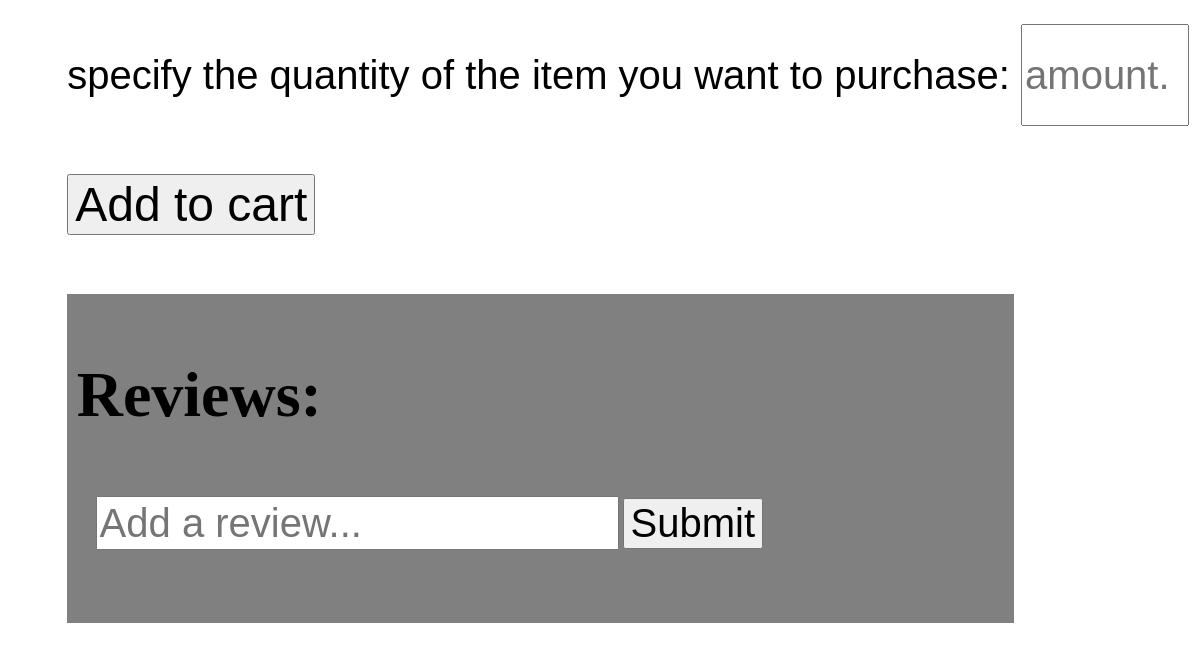
Before: /monde/1 (lower part) with the older database file.
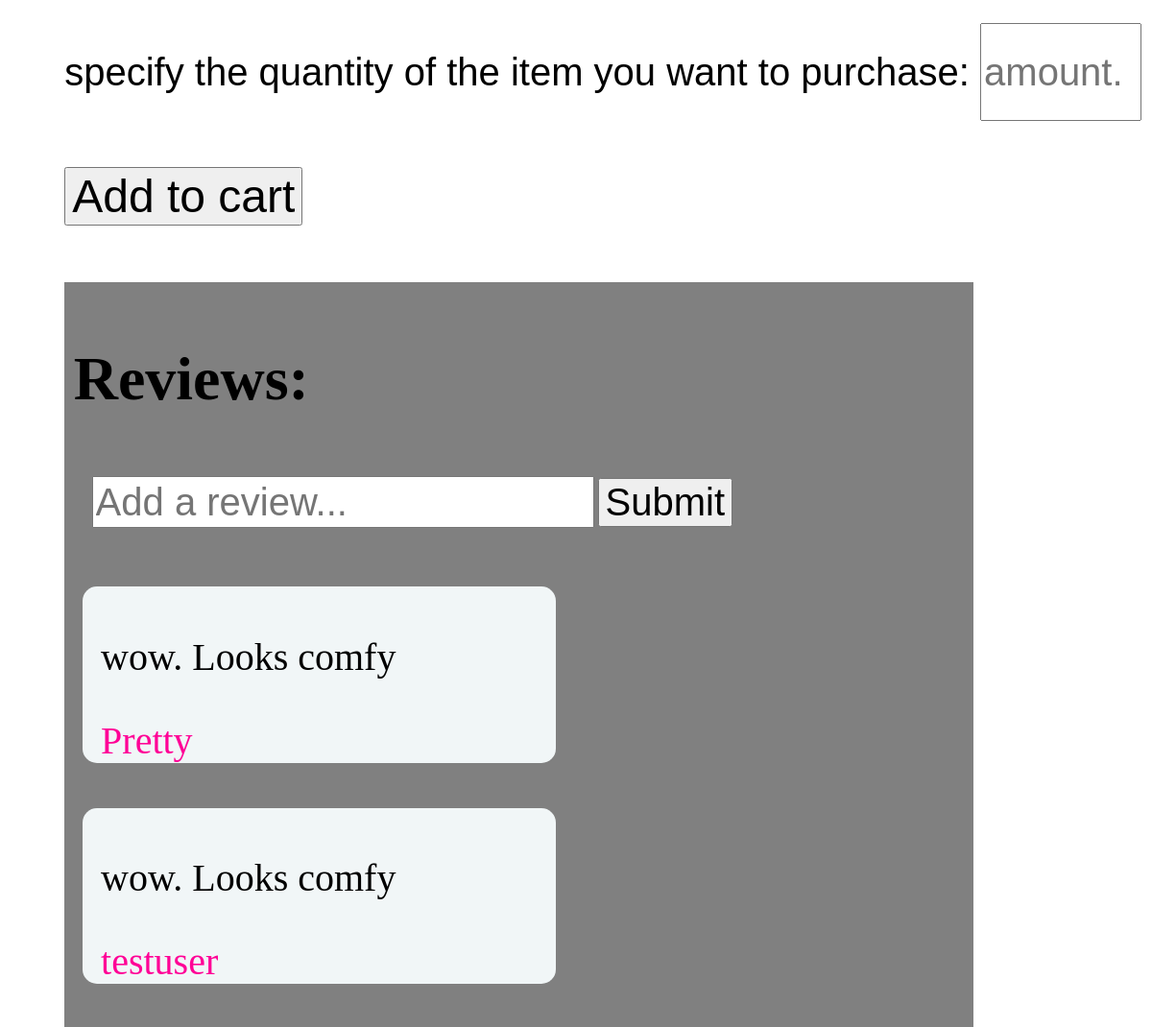
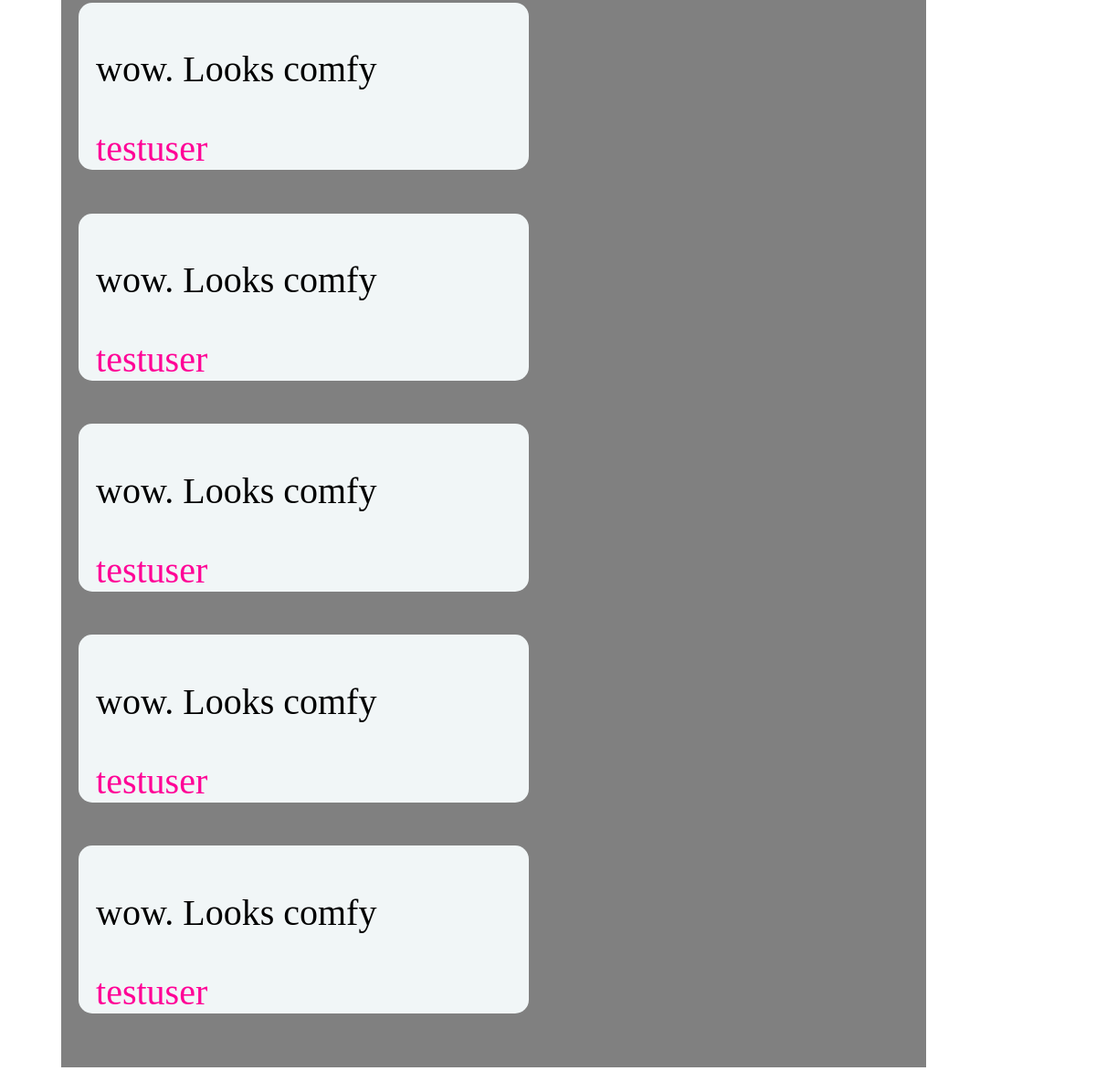
After: the same page with the newer database file (2 pictures, top to bottom).
### monde/models.py (models this page shows)
class Review(models.Model):
    user=models.ForeignKey(settings.AUTH_USER_MODEL,on_delete=models.CASCADE)
    reviewItem=models.ForeignKey(ClothingItem,on_delete=models.CASCADE)
    review=models.CharField(max_length=250)
    created_at=models.DateTimeField(auto_now=True)
    class Meta:
        ordering=['user','reviewItem','review','-created_at']

### monde/views.py (the view)
# urls.py: path("<int:clothing_id>", views.single_item,name="single"),
def single_item(request,clothing_id):
    clothing_id=str(clothing_id).replace("{%url ","")
    clothing_id=clothing_id.replace("}","")
    items=ClothingItem.objects.all()
    isSeller=False
    for item in items:
        if item.id == int(clothing_id):
            isSeller=UserProfile.objects.filter(user=request.user.id,inventory=item)
            if isSeller:
                isSeller=True
            reviews=Review.objects.filter(reviewItem=int(clothing_id))
            return render(request,"monde/single.html",{
                "description":item.description,
                "shortDescription":item.shortDescription,
                "name":item.name,
                "quantity":item.quantity,
                "price":item.price,
                "image":item.image,
                "clothing_id":clothing_id,
                "isSeller":isSeller,
                "reviews":reviews,
                "shippingDate": item.shippingDate
            })
    return HttpResponse()

### monde/templates/monde/single.html (shortened to what this page needs)
{%extends "monde/layout.html"%}
{%block head%}
{%load static%}
<link rel="stylesheet" type="text/css" href="{%static "css/single.css"%}">
{%endblock%}
{%block body%}
<br>
<div id="itemPurchase">
<form method="get" action="{%url "cart"%}">
    <label for="amount">specify the quantity of the item you want to purchase: </label>
    <input id="amount" type='number' name="amount" max='{{quantity}}' min=1 placeholder='amount...'><br>
    <button id="submit" type="submit" name="submit">Add to cart</button>
</form>
</div>
    <div id="Reviews">
        <h3 id="reviewHeader"> Reviews: </h3>
        <form id="addReviewForm" action="addReview" method="post">
            <input id="addReviewInput" type="text"name="userReview" placeholder="Add a review...">
            <input id="addReviewButton" type="submit">
        </form>
        {%for review in reviews%}
        <div id="userReview">
        {%if review.review is not None%}
            <p> {{ review.review}}</P>
            <p id='username'>{{review.user }}</p>
        {%endif%}
        </div>
        {%endfor%}
    </div>
{%endblock%}

### monde/templates/monde/layout.html (shortened to what this page needs)
<!DOCTYPE html>
<html lang='en'>
<head>
    {%block head%}
    {%endblock%}
</head>
<body>
    {%block body%}
    {%endblock%}
</body>
</html>

### monde/static/css/single.css (style rules this page uses)
#Reviews { width: 80%; background-color: grey; margin-bottom: 5%; padding-bottom: 1%; margin-top: 5%; margin-left: 5%; }
#userReview { padding-top: 1%; padding-left: 2%; margin-left: 2%; background-color: rgb(241, 246, 247); width: 50%; margin-bottom: 5%; border-radius: 15px; }
#addReviewInput { margin-bottom: 2%; height: 3rem; }
#addReviewForm { padding-left: 3%; margin-bottom: 5%; display: inline-block; }
#reviewHeader { padding-left: 1%; display: inline-block; font-size: 4rem; }
#submit { font-size: 3rem; margin-top: 3rem; }
#itemPurchase { font-family: sans-serif; margin-left: 5%; }
#amount { width:10rem; height:6rem; }
#username { color:rgb(255,0,150); }
p { font-size: 2.5rem; }
label { font-size: 2.5rem; }
input { font-size: 2.5rem; }

Changed rows visible on the page:
added Review: review "wow. Looks comfy", user "Pretty"
added Review: review "wow. Looks comfy", user "testuser"
added Review: review "wow. Looks comfy", user "testuser"
added Review: review "wow. Looks comfy", user "testuser"
added Review: review "wow. Looks comfy", user "testuser"
added Review: review "wow. Looks comfy", user "testuser"
added Review: review "wow. Looks comfy", user "testuser"
